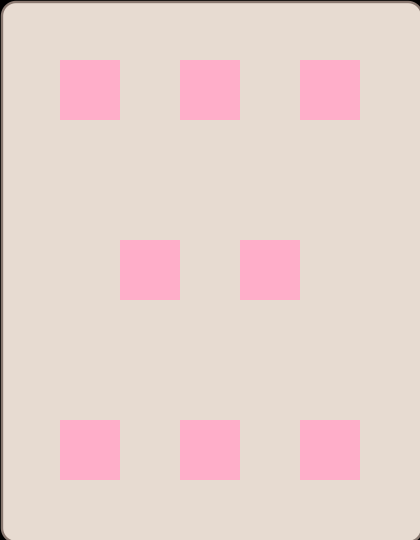

Below is a game level as drawn by its tile map, then a one-line description and the .tmx that defines it (tile-layer data replaced by summaries):
An orthogonal 7x9 tile map with 60x60 px tiles, 3 tile layers (background, wall, Items), 3 tilesets and 7 objects (food1, food3, food4, food2, food5, ...).

<map version="1.0" orientation="orthogonal" width="7" height="9" tilewidth="60" tileheight="60">
 <tileset firstgid="1" name="background" tilewidth="60" tileheight="60">
  <image source="background1.png" width="424" height="544" />
 </tileset>
 <tileset firstgid="64" name="wall" tilewidth="60" tileheight="60">
  <image source="wall.png" width="120" height="120" />
 </tileset>
 <tileset firstgid="68" source="metaset1.tsx" />
 <layer name="background" width="7" height="9">
  <data>[63 cells, 63 non-empty, 63 distinct tile ids]</data>
 </layer>
 <objectgroup name="foods" width="7" height="9">
  <object name="food1" x="243" y="421" width="61" height="61" />
  <object name="food3" x="305" y="122" width="57" height="57" />
  <object name="food4" x="178" y="-1" width="61" height="61" />
  <object name="food2" x="1" y="241" width="57" height="57" />
  <object name="food5" x="361" y="241" width="57" height="57" />
 </objectgroup>
 <objectgroup name="object" width="7" height="9">
  <object name="character" x="0" y="479" width="59" height="61" />
 </objectgroup>
 <layer name="wall" width="7" height="9">
  <data>[63 cells, 8 non-empty, 3 distinct tile ids]</data>
 </layer>
 <layer name="Items" width="7" height="9">
  <data>[63 cells, 8 non-empty, 1 distinct tile ids]</data>
 </layer>
 <objectgroup name="endPoint" width="7" height="9">
  <object name="counter" x="183" y="242" width="57" height="58" />
 </objectgroup>
</map>
